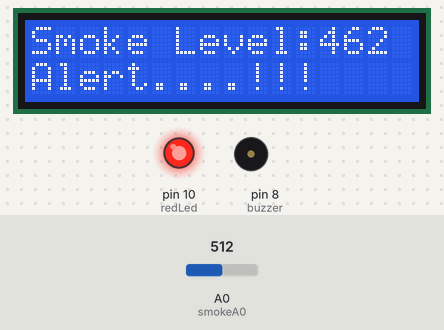
Bench run of a sketch on a simulated Arduino Uno, built with avr-gcc and run on an emulated ATmega328P. Shown: 16×2 character LCD, output pins drawn as LEDs (lit = HIGH), buzzer (waves = sounding). The test bench sets the inputs (shaded band); at power-on: A0 (smokeA0) = 512. What the sketch prints to the serial monitor is not drawn.

Above: at 0.92 s.
1.3 s: A0 (smokeA0) set to 368
At 1.68 s:
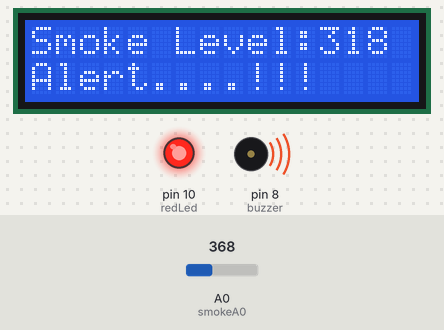
3.0 s: A0 (smokeA0) set to 333
At 3.5 s:
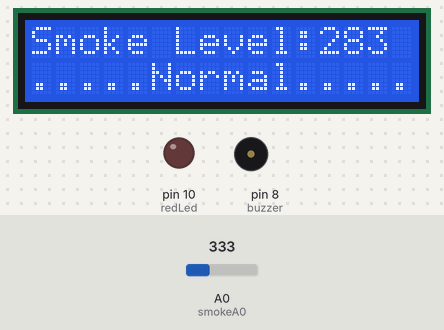
5.6 s: A0 (smokeA0) set to 306
At 6.0 s:
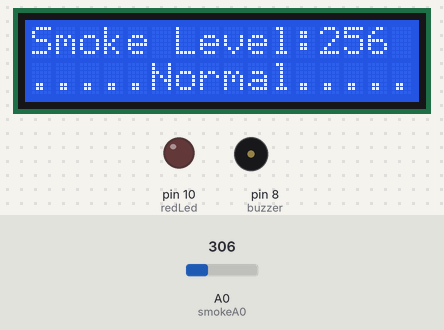
Timing chart, 0 to 8.6 s (numbered marks = the images above; inputs shaded):
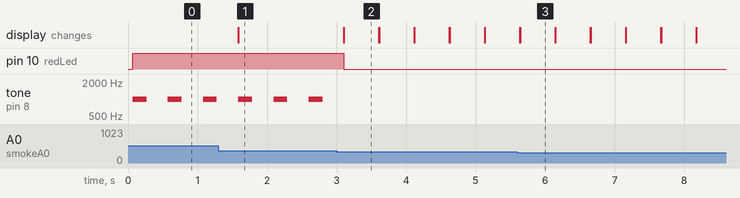

The sketch:

MQ2_LCD.ino
```cpp
#include <Wire.h>
#include <LiquidCrystal.h>
LiquidCrystal lcd(7, 6, 5, 4, 3, 2);
int redLed = 10;
int greenLed = 12;
int buzzer = 8;
int smokeA0 = A0;
int sensorThres = 300;

void setup() {
  pinMode(redLed, OUTPUT);
  pinMode(buzzer, OUTPUT);
  pinMode(smokeA0, INPUT);
  Serial.begin(9600);
  lcd.begin(16,2);
}

void loop() {
  int analogSensor = analogRead(smokeA0);

  Serial.print("Pin A0: ");
  Serial.println(analogSensor);
  lcd.print("Smoke Level:");
  lcd.print(analogSensor-50);

  if (analogSensor-50 > sensorThres)
  {
    digitalWrite(redLed, HIGH);
    lcd.setCursor(0, 2);
    lcd.print("Alert....!!!");
    digitalWrite(12, LOW);
    tone(buzzer, 1000, 200);
  }
  else
  {
    digitalWrite(redLed, LOW);
    digitalWrite(12, HIGH);
    lcd.setCursor(0, 2);
    lcd.print(".....Normal.....");
    noTone(buzzer);
  }
  delay(500);
  lcd.clear();
}
```

Measured:
- the behaviour switches between 351 and 350 on A0 (smokeA0) (found by bisection; images 1 and 2)
- after the input at 1.3 s, the display: changes after 0.29 s (image 1)
- after the input at 3.0 s, pin 10 (redLed): HIGH → LOW after 0.10 s; tone on pin 8 (buzzer): stops changing and stays silent; the display: changes after 0.11 s (image 2)
- after the input at 5.6 s, the display: first differs from a run without the input at once (image 3)
- by itself, tone on pin 8 (buzzer): alternates 1000 Hz for 0.20 s and silent for 0.31 s
- what the display in image 2 shows lasts 0.5 s, from 3.1 s to 3.6 s
